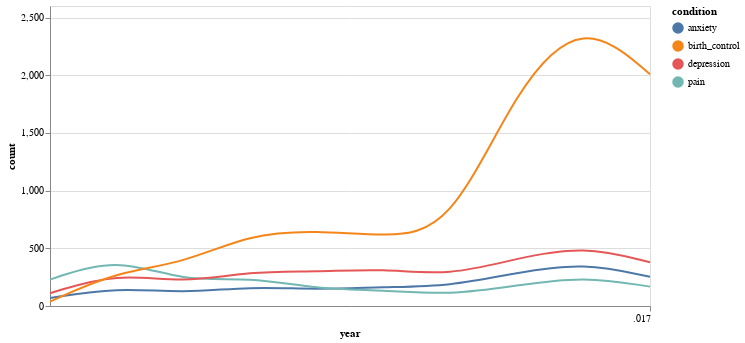

The notebook cell this image was saved under:
### Code cell
source = source.reset_index().melt('year', var_name='condition', value_name='count')

### Figure 1 — Vega-Lite specification as saved in the notebook (floating-point values rounded to 4 significant figures)
{"config": {"view": {"continuousWidth": 400, "continuousHeight": 300}}, "layer": [{"mark": {"type": "line", "interpolate": "basis"}, "encoding": {"color": {"type": "nominal", "field": "condition"}, "x": {"type": "temporal", "field": "year"}, "y": {"type": "quantitative", "field": "count"}}}, {"mark": "point", "encoding": {"opacity": {"value": 0}, "x": {"type": "temporal", "field": "year"}}, "selection": {"selector006": {"type": "single", "nearest": true, "on": "mouseover", "fields": ["year"], "empty": "none"}}}, {"mark": "point", "encoding": {"color": {"type": "nominal", "field": "condition"}, "opacity": {"condition": {"value": 1, "selection": "selector006"}, "value": 0}, "x": {"type": "temporal", "field": "year"}, "y": {"type": "quantitative", "field": "count"}}}, {"mark": {"type": "rule", "color": "gray"}, "encoding": {"x": {"type": "temporal", "field": "year"}}, "transform": [{"filter": {"selection": "selector006"}}]}, {"mark": {"type": "text", "align": "left", "dx": 5, "dy": -5}, "encoding": {"color": {"type": "nominal", "field": "condition"}, "text": {"condition": {"type": "quantitative", "field": "count", "selection": "selector006"}, "value": " "}, "x": {"type": "temporal", "field": "year"}, "y": {"type": "quantitative", "field": "count"}}}], "data": {"name": "data-cb9bcb8960fcd6766929ff2a2908da67"}, "height": 300, "width": 600, "$schema": "https://vega.github.io/schema/vega-lite/v4.8.1.json", "datasets": {"data-cb9bcb8960fcd6766929ff2a2908da67": [{"year": 2008, "condition": "anxiety", "count": 69}, {"year": 2009, "condition": "anxiety", "count": 160}, {"year": 2010, "condition": "anxiety", "count": 111}, {"year": 2011, "condition": "anxiety", "count": 169}, {"year": 2012, "condition": "anxiety", "count": 142}, {"year": 2013, "condition": "anxiety", "count": 166}, {"year": 2014, "condition": "anxiety", "count": 170}, {"year": 2015, "condition": "anxiety", "count": 290}, {"year": 2016, "condition": "anxiety", "count": 378}, {"year": 2017, "condition": "anxiety", "count": 253}, {"year": 2008, "condition": "pain", "count": 229}, {"year": 2009, "condition": "pain", "count": 425}, {"year": 2010, "condition": "pain", "count": 208}, {"year": 2011, "condition": "pain", "count": 253}, {"year": 2012, "condition": "pain", "count": 147}, {"year": 2013, "condition": "pain", "count": 139}, {"year": 2014, "condition": "pain", "count": 94}, {"year": 2015, "condition": "pain", "count": 178}, {"year": 2016, "condition": "pain", "count": 259}, {"year": 2017, "condition": "pain", "count": 168}, {"year": 2008, "condition": "depression", "count": 111}, {"year": 2009, "condition": "depression", "count": 288}, {"year": 2010, "condition": "depression", "count": 198}, {"year": 2011, "condition": "depression", "count": 302}, {"year": 2012, "condition": "depression", "count": 295}, {"year": 2013, "condition": "depression", "count": 324}, {"year": 2014, "condition": "depression", "count": 262}, {"year": 2015, "condition": "depression", "count": 413}, {"year": 2016, "condition": "depression", "count": 523}, {"year": 2017, "condition": "depression", "count": 379}, {"year": 2008, "condition": "birth_control", "count": 38}, {"year": 2009, "condition": "birth_control", "count": 298}, {"year": 2010, "condition": "birth_control", "count": 369}, {"year": 2011, "condition": "birth_control", "count": 625}, {"year": 2012, "condition": "birth_control", "count": 655}, {"year": 2013, "condition": "birth_control", "count": 605}, {"year": 2014, "condition": "birth_control", "count": 646}, {"year": 2015, "condition": "birth_control", "count": 1904}, {"year": 2016, "condition": "birth_control", "count": 2499}, {"year": 2017, "condition": "birth_control", "count": 2009}]}}
